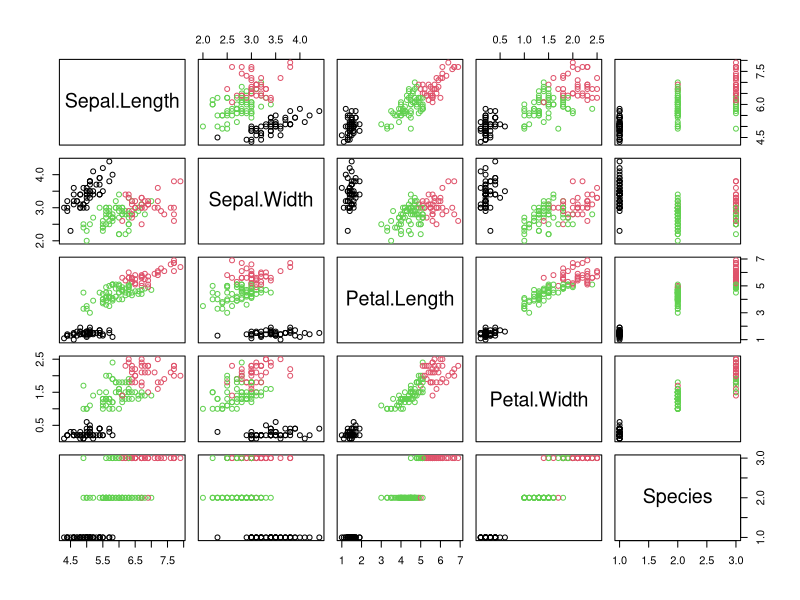

R code for this plot:
iris_data = datasets::iris

irisCluster <- kmeans(iris_data[,1:4], 3, nstart=20)

plot(iris_data, col = irisCluster$cluster)